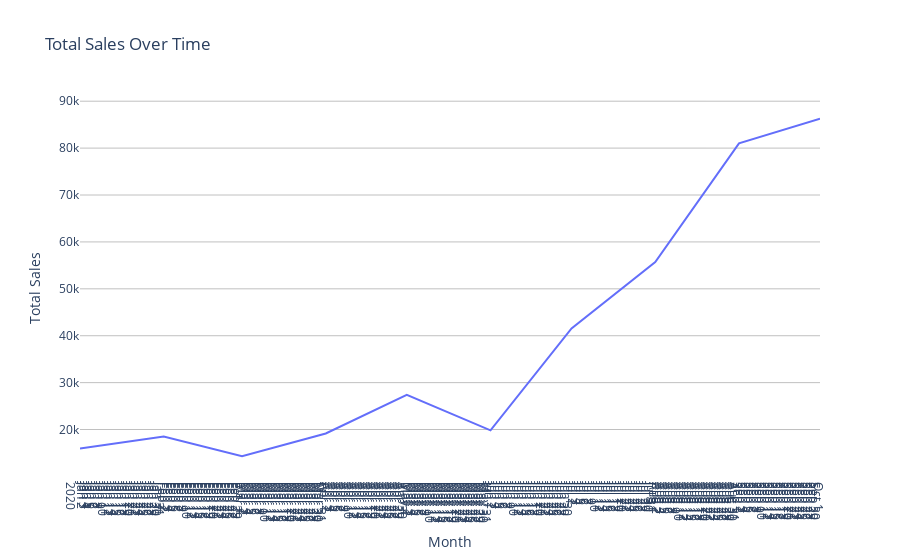

Notebook cell for this chart:
### Code cell
import plotly.express as px
import pandas as pd

# Read the data from the file
df = pd.read_csv('/Users/amoghnigam/Downloads/pathsetter/dashboard/output/final_check_v1_sales_data_2024-01-14 20:28:52.025290.csv')

# Limit the data to the top 10 rows
df = df.head(10)


# Create a line chart using Plotly
fig = px.line(df, x='Month', y='Total_Sales', title='Total Sales Over Time',
              labels={'Month': 'Month', 'Total_Sales': 'Total Sales'},
              template='plotly')

# Customizing the layout
fig.update_layout(
    xaxis_title="Month",
    yaxis_title="Total Sales",
    plot_bgcolor='rgba(0,0,0,0)',
    yaxis=dict(gridcolor='gray', gridwidth=0.5),
    xaxis=dict(tickmode='linear')
)

# show plot
fig.show()

### Figure 1 — Plotly figure (JSON) as saved in the notebook; plotly's stock layout.template omitted (floating-point values rounded to 4 significant figures)
{"data": [{"hovertemplate": "Month=%{x}<br>Total Sales=%{y}<extra></extra>", "legendgroup": "", "line": {"color": "#636efa", "dash": "solid"}, "marker": {"symbol": "circle"}, "mode": "lines", "name": "", "orientation": "v", "showlegend": false, "type": "scatter", "x": ["2020-01", "2020-02", "2020-03", "2020-04", "2020-05", "2020-06", "2020-07", "2020-08", "2020-09", "2020-10"], "xaxis": "x", "y": [15950.0, 18500.0, 14300.0, 19170.0, 27380.0, 19830.0, 41570.0, 55710.0, 81020.0, 86260.0], "yaxis": "y"}], "layout": {"legend": {"tracegroupgap": 0}, "plot_bgcolor": "rgba(0,0,0,0)", "title": {"text": "Total Sales Over Time"}, "xaxis": {"anchor": "y", "domain": [0, 1], "tickmode": "linear", "title": {"text": "Month"}}, "yaxis": {"anchor": "x", "domain": [0, 1], "gridcolor": "gray", "gridwidth": 0.5, "title": {"text": "Total Sales"}}}}
